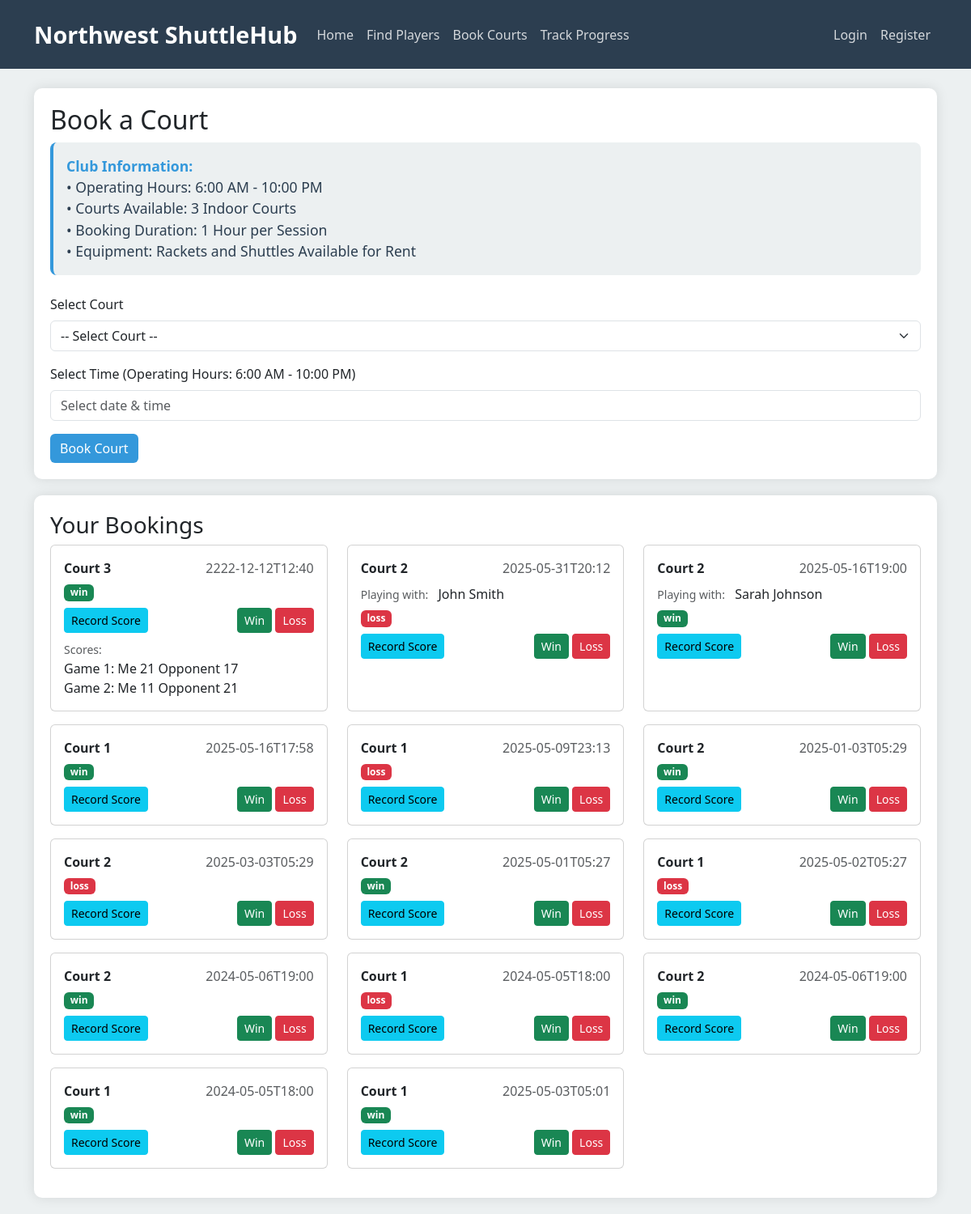
/book-courts, run on the app's committed database.
### tables this page shows
CREATE TABLE bookings (
                id INTEGER PRIMARY KEY AUTOINCREMENT,
                court TEXT NOT NULL,
                time TEXT NOT NULL,
                result TEXT DEFAULT ''
            , matched_player TEXT, matched_player_level TEXT, user_id INTEGER REFERENCES users(id), scores TEXT);

### app.py (the view, shortened to what this page needs)
@app.route('/book-courts', methods=['GET', 'POST'])
def book_courts():
    db = get_db()
    now = datetime.now().strftime("%Y-%m-%dT%H:%M")
    bookings = db.execute('SELECT * FROM bookings ORDER BY id DESC').fetchall()
    return render_template('book_courts.html', bookings=bookings, now=now)

### app.py (called while the page is built)
def get_db():
    db = getattr(g, '_database', None)
    if db is None:
        db = g._database = sqlite3.connect(DATABASE)
        db.row_factory = sqlite3.Row  # 让结果支持 dict-like 访问
    return db

@app.teardown_appcontext
def close_connection(exception):
    db = getattr(g, '_database', None)
    if db:
        db.close()

@app.before_request
def load_logged_in_user():
    user_id = session.get('user_id')
    if user_id is None:
        g.user = None
    else:
        g.user = get_db().execute(
            'SELECT * FROM users WHERE id = ?', (user_id,)
        ).fetchone()

### templates/book_courts.html (shortened to what this page needs)
<!DOCTYPE html>
<html lang="en">
<head>
    <link href="https://cdn.jsdelivr.net/npm/bootstrap@5.3.0/dist/css/bootstrap.min.css" rel="stylesheet">
    <link href="https://cdn.jsdelivr.net/npm/flatpickr/dist/flatpickr.min.css" rel="stylesheet"/>
    <link rel="stylesheet" href="https://cdnjs.cloudflare.com/ajax/libs/font-awesome/6.0.0/css/all.min.css">
</head>
<body>
    <nav class="navbar navbar-expand-lg navbar-dark">
        <div class="container">
            <a class="navbar-brand" href="{{ url_for('home') }}">Northwest ShuttleHub</a>
            <div class="collapse navbar-collapse" id="navbarNav">
                <ul class="navbar-nav me-auto">
                    <li class="nav-item">
                        <a class="nav-link" href="{{ url_for('home') }}">Home</a>
                    </li>
                    <li class="nav-item">
                        <a class="nav-link" href="{{ url_for('find_players') }}">Find Players</a>
                    </li>
                    <li class="nav-item">
                        <a class="nav-link" href="{{ url_for('book_courts') }}">Book Courts</a>
                    </li>
                    <li class="nav-item">
                        <a class="nav-link" href="{{ url_for('track_progress') }}">Track Progress</a>
                    </li>
                </ul>
                <ul class="navbar-nav">
                    {% if g.user %}
                    <li class="nav-item">
                        <span class="nav-link">Welcome, {{ g.user['username'] }}</span>
                    </li>
                    <li class="nav-item">
                        <a class="nav-link" href="{{ url_for('logout') }}">Logout</a>
                    </li>
                    {% else %}
                    <li class="nav-item">
                        <a class="nav-link" href="{{ url_for('login') }}">Login</a>
                    </li>
                    <li class="nav-item">
                        <a class="nav-link" href="{{ url_for('register') }}">Register</a>
                    </li>
                    {% endif %}
                </ul>
            </div>
        </div>
    </nav>
    <div class="container mt-4">
        <div class="row">
            <div class="col-lg-12">
                <div class="booking-container">
                    <h2>Book a Court</h2>
                    <div class="club-info">
                        <strong>Club Information:</strong><br>
                        • Operating Hours: 6:00 AM - 10:00 PM<br>
                        • Courts Available: 3 Indoor Courts<br>
                        • Booking Duration: 1 Hour per Session<br>
                        • Equipment: Rackets and Shuttles Available for Rent
                    </div>
                    <form method="POST">
                        <div class="mb-3">
                            <label for="court" class="form-label">Select Court</label>
                            <select id="court" name="court" class="form-select" required>
                                <option value="">-- Select Court --</option>
                            </select>
                        </div>
                        <div class="mb-3">
                            <label for="time" class="form-label">Select Time (Operating Hours: 6:00 AM - 10:00 PM)</label>
                            <input type="text" id="timePicker" class="form-control" placeholder="Select date & time" required>
                        </div>
                        <button type="submit" class="btn btn-primary">Book Court</button>
                    </form>
                </div>
                <div class="booking-container">
                    <h3>Your Bookings</h3>
                    <div class="row">
                        {% for booking in bookings %}
                            <div class="col-md-6 col-lg-4 mb-3">
                                <div class="card h-100">
                                    <div class="card-body">
                                        <div class="d-flex justify-content-between align-items-center mb-2">
                                            <strong>{{ booking.court }}</strong>
                                            <span class="text-muted">{{ booking.time }}</span>
                                        </div>
                                        {% if booking.matched_player %}
                                        <div class="matched-player-info mb-2">
                                            <small class="text-muted">Playing with:</small>
                                            <span class="ms-2">{{ booking.matched_player }}</span>
                                        </div>
                                        {% endif %}
                                        <div class="d-flex justify-content-between align-items-center mb-2">
                                            <span class="badge {% if booking.result == 'win' %}bg-success{% elif booking.result == 'loss' %}bg-danger{% else %}bg-secondary{% endif %}">
                                                {{ booking.result if booking.result else 'Pending' }}
                                            </span>
                                        </div>
                                        <div class="d-flex justify-content-between align-items-center">
                                            <button class="btn btn-info btn-sm" onclick="openScoreModal('{{ booking.id }}')">Record Score</button>
                                            <div>
                                                <form method="POST" action="/set-result" class="d-inline">
                                                    <button class="btn btn-success btn-sm">Win</button>
                                                </form>
                                                <form method="POST" action="/set-result" class="d-inline">
                                                    <button class="btn btn-danger btn-sm">Loss</button>
                                                </form>
                                            </div>
                                        </div>
                                        {% if booking.scores %}
                                        <div class="mt-2">
                                            <small class="text-muted">Scores:</small>
                                            <div class="scores-display">
                                                {{ booking.scores | safe }}
                                            </div>
                                        </div>
                                        {% endif %}
                                    </div>
                                </div>
                            </div>
                        {% else %}
                            <div class="col-12">
                                <p class="text-muted">No bookings yet.</p>
                            </div>
                        {% endfor %}
                    </div>
                </div>
            </div>
        </div>
    </div>
</body>
</html>

### templates/book_courts.html (style rules this page uses)
:root { --primary-color: #2c3e50; --secondary-color: #3498db; --accent-color: #e74c3c; --light-blue: #ecf0f1; --dark-blue: #2c3e50; --orange: #e67e22; }
body { font-family: 'Segoe UI', Tahoma, Geneva, Verdana, sans-serif; background-color: var(--light-blue); }
.navbar { background-color: var(--dark-blue); padding: 1rem 0; }
.navbar-brand { color: white !important; font-size: 1.8rem; font-weight: bold; }
.nav-link { color: rgba(255, 255, 255, 0.8) !important; transition: color 0.3s ease; }
.booking-container { background: white; padding: 20px; border-radius: 10px; box-shadow: 0 0 15px rgba(0,0,0,0.1); margin-bottom: 20px; }
.btn-primary { background-color: var(--secondary-color); border: none; }
.club-info { font-family: 'Segoe UI', Tahoma, Geneva, Verdana, sans-serif; font-size: 1.1rem; font-weight: 500; color: var(--dark-blue); margin-bottom: 1.5rem; padding: 1rem; background-color: var(--light-blue); border-radius: 8px; border-left: 4px solid var(--secondary-color); }
.club-info strong { font-weight: 600; color: var(--secondary-color); }

### data on the page
bookings: court "Court 3", time "2222-12-12T12:40", result "win", scores "Game 1: Me 21 Opponent 17 Game 2: Me 11 Opponent 21"
bookings: court "Court 2", time "2025-05-31T20:12", matched_player "John Smith", result "loss"
bookings: court "Court 2", time "2025-05-16T19:00", matched_player "Sarah Johnson", result "win"
bookings: court "Court 1", time "2025-05-16T17:58", result "win"
bookings: court "Court 1", time "2025-05-09T23:13", result "loss"
bookings: court "Court 2", time "2025-01-03T05:29", result "win"
bookings: court "Court 2", time "2025-03-03T05:29", result "loss"
bookings: court "Court 2", time "2025-05-01T05:27", result "win"
bookings: court "Court 1", time "2025-05-02T05:27", result "loss"
bookings: court "Court 2", time "2024-05-06T19:00", result "win"
bookings: court "Court 1", time "2024-05-05T18:00", result "loss"
bookings: court "Court 2", time "2024-05-06T19:00", result "win"
bookings: court "Court 1", time "2024-05-05T18:00", result "win"
bookings: court "Court 1", time "2025-05-03T05:01", result "win"
